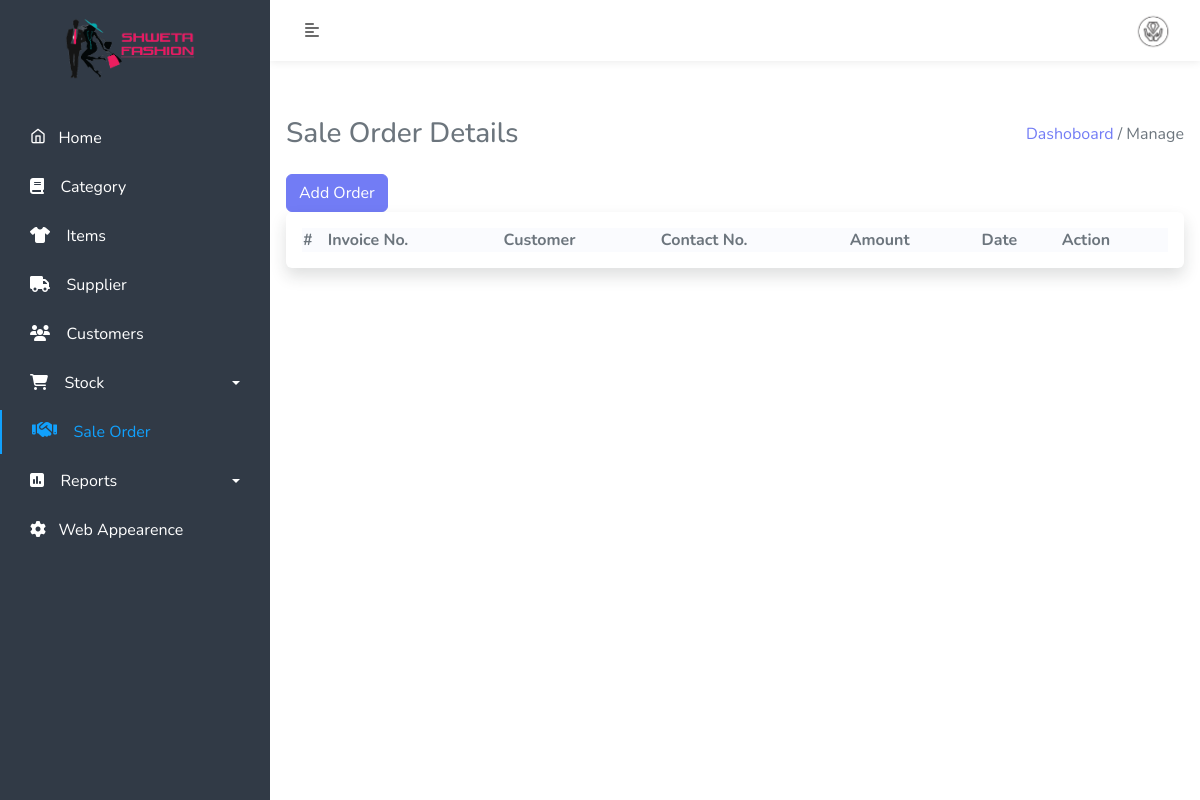
Page /admin/sale-order.php (signed in) on the earlier database version.
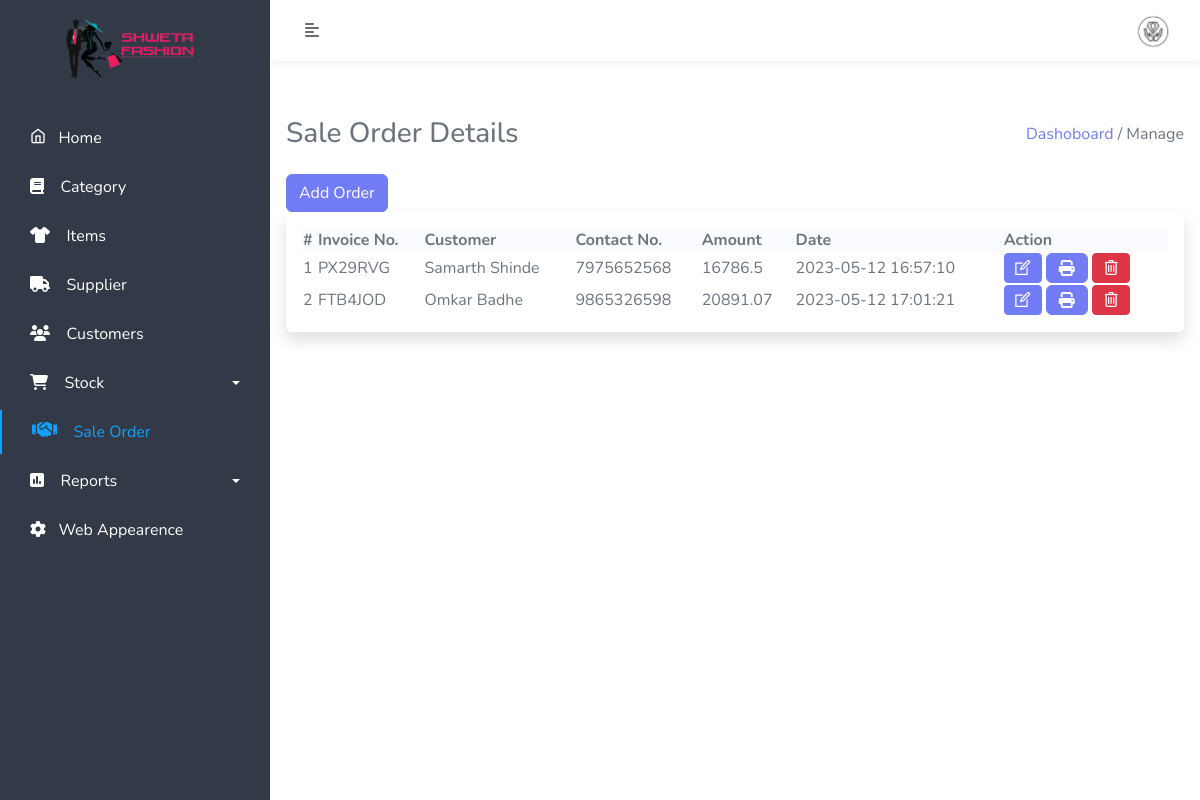
Same page on the later database version.
### tables this page shows
CREATE TABLE `manage_website` (
  `id` int(11) NOT NULL,
  `title` varchar(500) NOT NULL,
  `short_title` varchar(500) NOT NULL,
  `footer` text NOT NULL,
  `currency_symbol` text NOT NULL,
  `login_logo` text NOT NULL,
  `website_logo` varchar(500) NOT NULL,
  `background_login_image` text NOT NULL,
  `pay_qrcode` text NOT NULL,
  `terms` longtext NOT NULL,
  `status` int(11) NOT NULL
);

CREATE TABLE `sale` (
  `saleid` int(10) NOT NULL,
  `invoice_no` varchar(50) NOT NULL,
  `amount` varchar(30) NOT NULL,
  `sale_date` datetime NOT NULL DEFAULT current_timestamp(),
  `cust_id` int(11) NOT NULL,
  `delete_status` int(2) NOT NULL,
  `discount` double(20,2) NOT NULL,
  `gst` double(20,2) NOT NULL
);

CREATE TABLE `customer` (
  `cust_id` int(11) NOT NULL,
  `cust_fname` varchar(50) NOT NULL,
  `cust_lname` varchar(50) NOT NULL,
  `cust_email` varchar(50) NOT NULL,
  `cust_mobile` bigint(10) NOT NULL,
  `cust_add` varchar(50) NOT NULL,
  `cust_city` varchar(50) NOT NULL,
  `cust_state` varchar(50) NOT NULL,
  `cdate` date DEFAULT NULL,
  `delete_status` tinyint(4) NOT NULL
);

### admin/sale-order.php (the view, shortened to what the changed rows need)
<link href="https://cdn.jsdelivr.net/npm/select2@4.1.0-rc.0/dist/css/select2.min.css" rel="stylesheet" />
<?php include('include/sidebar.php'); ?>
<?php include('include/header.php'); ?>
<div class="content-body mb-5 p-3">
    <div class="row">
        <div class="col-md-12">
            <div class="card border-0 shadow">
                <div class="card-body">
                    <div class="table-responsive">
                        <table id="example" class="display table-bordered" style="width:100%">
                            <thead>
                                <tr>
                                    <th>#</th>
                                    <th>Invoice No.</th>
                                    <th>Customer</th>
                                    <th>Contact No.</th>
                                    <th>Amount</th>
                                    <th>Date</th>
                                    <th>Action</th>
                                </tr>
                            </thead>
                            <tbody>
                                <?php
                                $cnt = 1;
                                $stmt = $db->prepare("SELECT * from sale INNER JOIN customer ON sale.cust_id=customer.cust_id ;");
                                $stmt->execute();
                                $record = $stmt->fetchAll();
                                foreach ($record as $row) {
                                ?>
                                    <tr>
                                        <td><?php echo $cnt; ?></td>
                                        <td><?php echo $row['invoice_no']; ?></td>
                                        <td><?php echo $row['cust_fname'] . ' ' . $row['cust_lname']; ?></td>
                                        <td><?php echo $row['cust_mobile']; ?></td>
                                        <td><?php echo $row['amount']; ?></td>
                                        <td><?php echo $row['sale_date']; ?></td>
                                        <td>
                                            <a href="edit-saleorder.php?soid=<?php echo $row['saleid']; ?>" class="btn btn-primary btn-sm "><i class="icon-line-awesome-edit fs-5"></i></a>
                                            <a href="sale-bill.php?saleid=<?php echo $row['saleid']; ?>" class="btn btn-primary"><i class="fa fa-print" aria-hidden="true"></i></a>
                                            <a href="app/sale-crud.php?delid=<?php echo $row['saleid']; ?>" class="btn btn-danger btn-sm " onclick="return confirm('Do you really want to Delete ?');"><i class="icon-line-awesome-trash-o fs-5"></i></a>
                                        </td>
                                    </tr>
                                <?php
                                    $cnt++;
                                } ?>
                            </tbody>
                        </table>
                    </div>
                </div>
            </div>
        </div>
    </div>
</div>
<?php include('include/footer.php'); ?>

### admin/include/sidebar.php (shortened to what the changed rows need)
<?php include('../assets/constant/config.php'); ?>
<!doctype html>
<html lang="en">
<head>
    <?php
    $stmt = $db->prepare("SELECT * from manage_website");
    $stmt->execute();
    $result = $stmt->fetchAll();
    foreach ($result as $key) {
    ?>
        <link href="../assets/css/bootstrap.min.css" rel="stylesheet">
        <link href="../assets/css/style.css" rel="stylesheet">
        <link href="../assets/css/select2.css" rel="stylesheet">
        <link href="../assets/css/responsive.css" rel="stylesheet">
        <link href="../assets/css/icons.css" rel="stylesheet">
        <link rel="stylesheet" href="https://cdnjs.cloudflare.com/ajax/libs/font-awesome/6.2.1/css/all.min.css" />
        <link href="../assets/css/datatables/jquery.dataTables.min.css" rel="stylesheet">
        <link href="../assets/css/datatables/buttons.dataTables.min.css" rel="stylesheet">
        <link rel="stylesheet" href="https://cdnjs.cloudflare.com/ajax/libs/font-awesome/6.3.0/css/solid.min.css" />
        <link href="https://cdn.jsdelivr.net/npm/select2@4.1.0-rc.0/dist/css/select2.min.css" rel="stylesheet" />
</head>
<body>
    <div class="wrapper">
        <nav id="sidebar">
            <div class="position">
                <div class="sidebar-header">
                    <a href="dashboard.php"><img src="../assets/img/<?php echo $key['login_logo'] ?>" width="150px"></a>
                </div>
            <?php } ?>
            </div>
        </nav>

### admin/include/header.php (shortened to what the changed rows need)
<?php include('../assets/constant/config.php');?>
<?php
$stmt = $db->prepare("SELECT admin_photo,admin_email , admin_fname, admin_lname from admin ");
$stmt->execute();
$record = $stmt->fetchAll();
foreach ($record as $key) {
?>
    <div id="content">
        <nav class="navbar navbar-expand-lg navbar-light ">
            <div class="container-fluid">
                <button type="button" id="sidebarCollapse" class="btn text-sidebar bg-turbo-yellow">
                    <i class="fas fa-align-left"></i>
                </button>
                <div class="collapse navbar-collapse" id="navbarSupportedContent">
                    <div class="dropdown ">
		  <a class="" type="button" data-bs-toggle="dropdown" aria-expanded="false">
		   <img src="../assets/img/<?php echo $key['admin_photo'];?>" width="50px" class="rounded-circle">
		  </a>
		</div>
                     <?php } ?>
                </div>
            </div>
        </nav>

Differences in the rows shown:
added sale: invoice_no "PX29RVG", cust.cust_fname "Samarth", cust.cust_lname "Shinde", cust.cust_mobile "7975652568", amount "16786.5", sale_date "2023-05-12 16:57:10"
added sale: invoice_no "FTB4JOD", cust.cust_fname "Omkar", cust.cust_lname "Badhe", cust.cust_mobile "9865326598", amount "20891.07", sale_date "2023-05-12 17:01:21"
